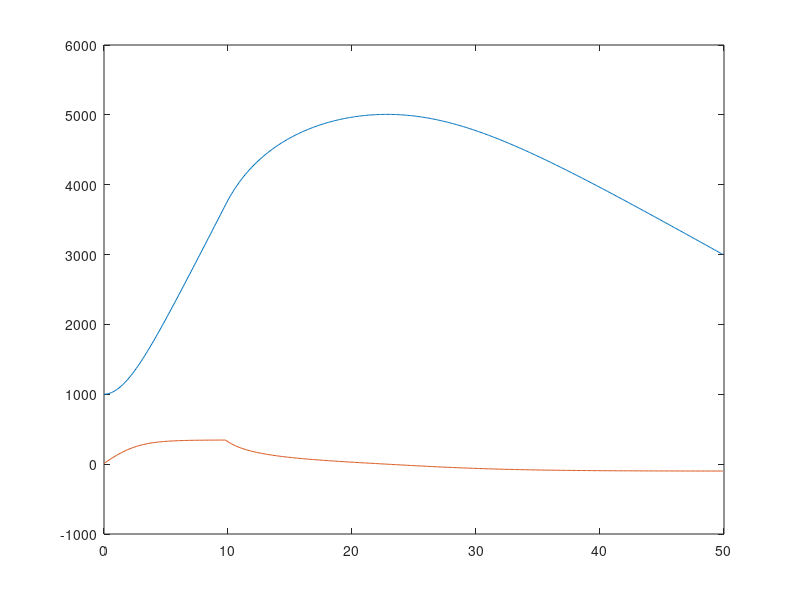

This chart was generated by the following MATLAB code:





dt = 0.1;

t = linspace(0,1000,1000/dt);
n=500;
d = 3*.0254;
Cd = 0.393;
A = pi*((d/2)^2);
rho = 1.1;
x0 = 1000;
v0 = 0;
a0 = -9.81;
v=0;

D = 0;
X = zeros(1,n);
T = zeros(1,n);

for j = 1:n
    T(j) = t(j);
end


for i = 1:n 
    
    if i < 100
        Anew = 9.81*13;
    else
        Anew = 0;
    end
    X(i) = x0 + v*dt;
    x0 = X(i);
    v = v0 + (a0+Anew)*dt - D*dt;
    v0 = v;
    
    if v > 0
         D = Cd * (rho*(v^2))/2 * A;
    else
         D = -Cd * (rho*(v^2))/2 * A;
    end
   
    V(i) = v;
    
    
    
end
plot(T,X)
hold on
plot(T,V)
hold off
